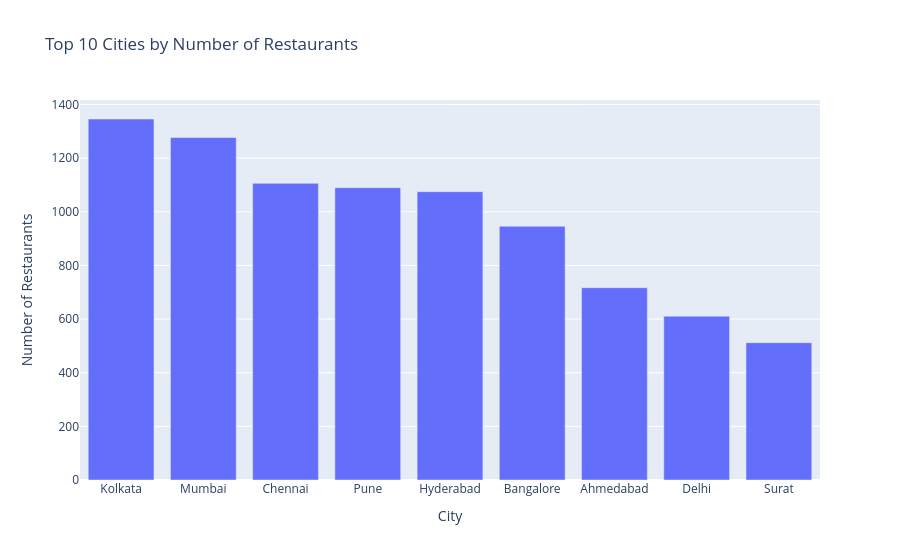

Write notebook code for a chart like this one.
### Markdown cell above
## Key Business Questions
1. Which cities have the highest number of restaurants on Swiggy?
2. How are restaurant ratings distributed?
3. Is there a relationship between restaurant pricing and ratings?
4. Do ratings vary significantly across different cities?

### Code cell
top_cities = df['City'].value_counts().head(10).reset_index()
top_cities.columns = ['City', 'Number of Restaurants']

px.bar(
    top_cities,
    x='City',
    y='Number of Restaurants',
    title="Top 10 Cities by Number of Restaurants"
)

### Figure 1 — Plotly figure (JSON) as saved in the notebook; plotly's stock layout.template omitted (floating-point values rounded to 4 significant figures)
{"data": [{"hovertemplate": "City=%{x}<br>Number of Restaurants=%{y}<extra></extra>", "legendgroup": "", "marker": {"color": "#636efa", "pattern": {"shape": ""}}, "name": "", "orientation": "v", "showlegend": false, "textposition": "auto", "type": "bar", "x": ["Kolkata", "Mumbai", "Chennai", "Pune", "Hyderabad", "Bangalore", "Ahmedabad", "Delhi", "Surat"], "xaxis": "x", "y": [1346, 1277, 1106, 1090, 1075, 946, 717, 611, 512], "yaxis": "y"}], "layout": {"barmode": "relative", "legend": {"tracegroupgap": 0}, "title": {"text": "Top 10 Cities by Number of Restaurants"}, "xaxis": {"anchor": "y", "domain": [0, 1], "title": {"text": "City"}}, "yaxis": {"anchor": "x", "domain": [0, 1], "title": {"text": "Number of Restaurants"}}}}
